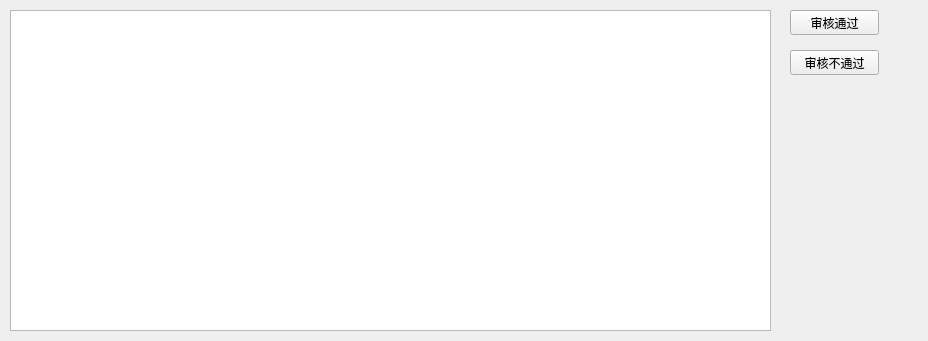
<?xml version="1.0" encoding="UTF-8"?>
<ui version="4.0">
 <class>AuditorSalesTab</class>
 <widget class="QWidget" name="AuditorSalesTab">
  <property name="geometry">
   <rect>
    <x>0</x>
    <y>0</y>
    <width>928</width>
    <height>341</height>
   </rect>
  </property>
  <property name="windowTitle">
   <string>Form</string>
  </property>
  <widget class="QTableView" name="tableView">
   <property name="geometry">
    <rect>
     <x>10</x>
     <y>10</y>
     <width>761</width>
     <height>321</height>
    </rect>
   </property>
  </widget>
  <widget class="QPushButton" name="pushButton">
   <property name="geometry">
    <rect>
     <x>790</x>
     <y>10</y>
     <width>89</width>
     <height>25</height>
    </rect>
   </property>
   <property name="text">
    <string>审核通过</string>
   </property>
  </widget>
  <widget class="QPushButton" name="pushButton_2">
   <property name="geometry">
    <rect>
     <x>790</x>
     <y>50</y>
     <width>89</width>
     <height>25</height>
    </rect>
   </property>
   <property name="text">
    <string>审核不通过</string>
   </property>
  </widget>
 </widget>
 <resources/>
 <connections/>
</ui>
